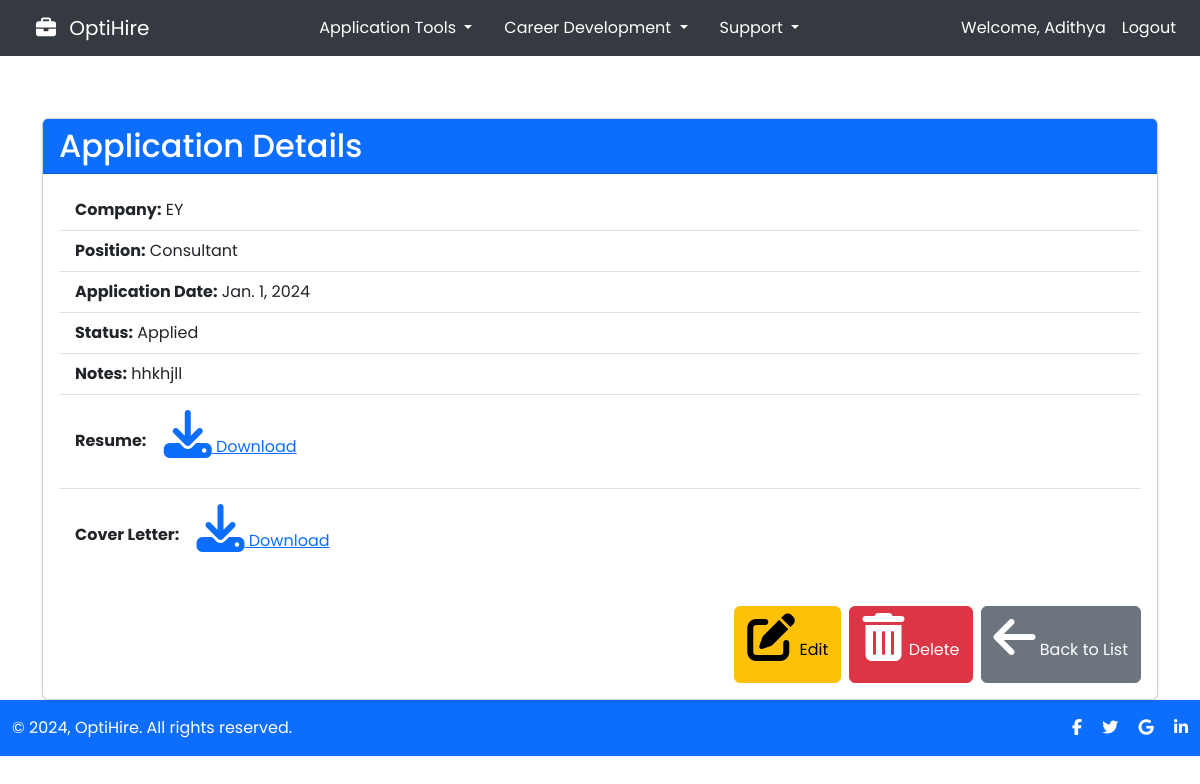
Screenshot of /application-tracking/2/ (signed in) with the database file from the repository.
### application_tracking/models.py (models this page shows, shortened)
class JobApplication(models.Model):
    STATUS_CHOICES = [
        ('Applied', 'Applied'),
        ('Interview', 'Interview'),
        ('Offer', 'Offer'),
        ('Rejected', 'Rejected'),
        ('Accepted', 'Accepted'),
    ]
    user = models.ForeignKey(User, on_delete=models.CASCADE)
    company = models.ForeignKey(Company, on_delete=models.CASCADE)
    position = models.CharField(max_length=255)
    application_date = models.DateField()
    status = models.CharField(max_length=20, choices=STATUS_CHOICES, default='Applied')
    notes = models.TextField(blank=True)
    resume = models.FileField(upload_to='resumes/', blank=True, null=True)
    cover_letter = models.FileField(upload_to='cover_letters/', blank=True, null=True)

class Company(models.Model):
    name = models.CharField(max_length=255)
    website = models.URLField(blank=True, null=True)
    description = models.TextField(blank=True)

### application_tracking/views.py (the view)
# urls.py: path('<int:pk>/', views.application_detail, name='application_detail'),
@login_required
def application_detail(request, pk):
    application = get_object_or_404(JobApplication, pk=pk, user=request.user)
    return render(request, 'application_tracking/application_detail.html', {'application': application})

### application_tracking/templates/application_tracking/application_detail.html (shortened to what this page needs)
<!DOCTYPE html>
<html lang="en">
<head>
    {% load static %}
    <link rel="stylesheet" href="{% static 'css/bootstrap.min.css' %}">
    <link rel="stylesheet" href="{% static 'css/styles.css' %}">
    <link href="https://cdnjs.cloudflare.com/ajax/libs/font-awesome/6.7.1/css/all.min.css" rel="stylesheet">
</head>
<body>
    {% include 'navbar.html' %}
    <div class="container mt-5">
        <div class="card shadow-sm">
            <div class="card-header bg-primary text-white">
                <h2 class="mb-0">Application Details</h2>
            </div>
            <div class="card-body">
                <ul class="list-group list-group-flush mb-4">
                    <li class="list-group-item">
                        <strong>Company:</strong> {{ application.company.name }}
                    </li>
                    <li class="list-group-item">
                        <strong>Position:</strong> {{ application.position }}
                    </li>
                    <li class="list-group-item">
                        <strong>Application Date:</strong> {{ application.application_date }}
                    </li>
                    <li class="list-group-item">
                        <strong>Status:</strong> {{ application.status }}
                    </li>
                    <li class="list-group-item">
                        <strong>Notes:</strong> {{ application.notes }}
                    </li>
                    {% if application.resume %}
                    <li class="list-group-item">
                        <strong>Resume:</strong> <a href="{{ application.resume.url }}" class="btn btn-link"><i class="fas fa-download"></i> Download</a>
                    </li>
                    {% endif %}
                    {% if application.cover_letter %}
                    <li class="list-group-item">
                        <strong>Cover Letter:</strong> <a href="{{ application.cover_letter.url }}" class="btn btn-link"><i class="fas fa-download"></i> Download</a>
                    </li>
                    {% endif %}
                </ul>
                <div class="d-flex justify-content-end">
                    <a href="{% url 'application_tracking:application_edit' application.pk %}" class="btn btn-warning me-2">
                        <i class="fas fa-edit"></i> Edit
                    </a>
                    <a href="{% url 'application_tracking:application_delete' application.pk %}" class="btn btn-danger me-2">
                        <i class="fas fa-trash-alt"></i> Delete
                    </a>
                    <a href="{% url 'application_tracking:application_list' %}" class="btn btn-secondary">
                        <i class="fas fa-arrow-left"></i> Back to List
                    </a>
                </div>
            </div>
        </div>
    </div>
    {% include 'footer.html' %}
</body>
</html>

### templates/navbar.html (shortened to what this page needs)
<!DOCTYPE html>
<html lang="en">
<head>
    {% load static %}
    <link href="{% static 'css/bootstrap.min.css' %}" rel="stylesheet">
    <link rel="stylesheet" href="{% static 'css/styles.css' %}">
    <link rel="stylesheet" href="{% static 'css/fontawesome.min.css' %}">
    <link href="https://cdnjs.cloudflare.com/ajax/libs/font-awesome/6.7.1/css/all.min.css" rel="stylesheet">
</head>
<body class="m-0">
<nav class="navbar navbar-expand-lg navbar-dark fixed-top w-100">
    <div class="container-fluid px-3">
        <a class="navbar-brand" href="{% url 'home:landing_page' %}">
            <i class="fas fa-briefcase me-2"></i> OptiHire
        </a>
        <div class="collapse navbar-collapse justify-content-between" id="navbarContent">
            <ul class="navbar-nav mx-auto">
                <li class="nav-item dropdown mx-2">
                    <a class="nav-link dropdown-toggle" href="#" id="navbarDropdownApplications" role="button"
                       data-bs-toggle="dropdown" aria-expanded="false">
                        Application Tools
                    </a>
                </li>
                <li class="nav-item dropdown mx-2">
                    <a class="nav-link dropdown-toggle" href="#" id="navbarDropdownCareer" role="button"
                       data-bs-toggle="dropdown" aria-expanded="false">
                        Career Development
                    </a>
                    <li class="nav-item dropdown mx-2">
                        <a class="nav-link dropdown-toggle" href="#" id="navbarDropdownSupport" role="button"
                           data-bs-toggle="dropdown" aria-expanded="false">
                            Support
                        </a>
                    </li>
                </li>
            </ul>
            <ul class="navbar-nav">
                {% if user.is_authenticated %}
                    <li class="nav-item">
                        <a class="nav-link">Welcome, {{ user.username|capfirst }}</a>
                    </li>
                    <li class="nav-item">
                        <a class="nav-link" href="{% url 'home:logout' %}">Logout</a>
                    </li>
                {% endif %}
            </ul>
        </div>
    </div>
</nav>
</body>
</html>

### static/css/styles.css (style rules this page uses)
body { font-family: 'Poppins', sans-serif; padding-top: 70px; }
a { text-decoration: none; }
.card-header { background-color: #ffffff; }
.card i { font-size: 3rem; margin-bottom: 15px; }

### templates/navbar.html (style rules this page uses)
.navbar { background-color: #343a40; margin-bottom: 0; padding-top: 0; }
.navbar-brand { margin-left: 20px; font-family: 'Poppins', sans-serif; }
.navbar-nav .nav-link { color: #ffffff; }
body { margin-top: 0; }

### rows the page displays
JobApplication: company.name "EY", position "Consultant", application_date "Jan. 1, 2024", status "Applied", notes "hhkhjll"

### other values shown
{{ user.username|capfirst }} "Adithya"
